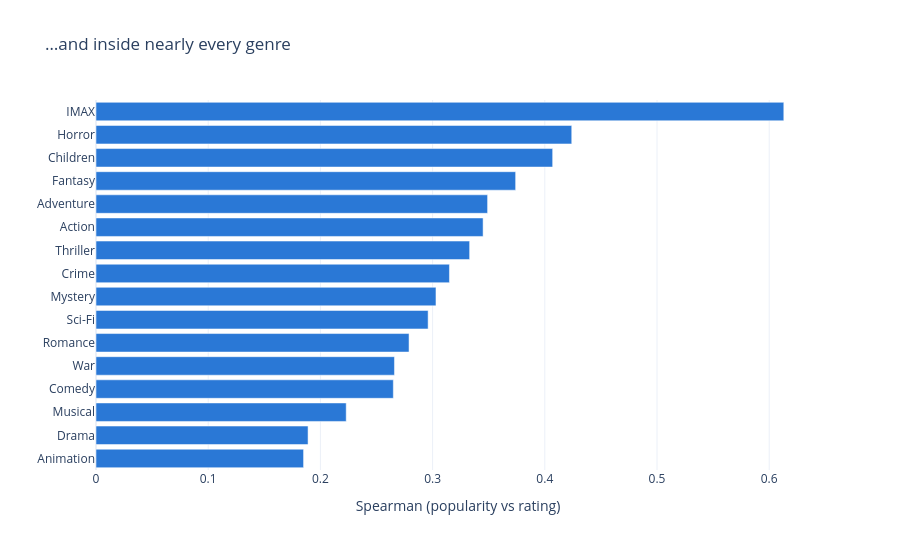

The notebook cell saved with this chart:
### Code cell
by_genre = con.sql("""
SELECT g.genre, s.n_ratings, s.avg_rating
FROM movie_stats s,
     UNNEST(STRING_SPLIT(s.genres, '|')) AS g(genre)
WHERE s.n_ratings >= 10 AND g.genre <> '(no genres listed)'
""").pl()

genre_corr = (
    by_genre.group_by("genre")
    .agg(
        movies=pl.len(),
        spearman=pl.corr("n_ratings", "avg_rating", method="spearman").round(3),
    )
    .filter(pl.col("movies") >= MIN_RATINGS)  # skip genres with too few movies
    .sort("spearman")
)
display(genre_corr)

fig = px.bar(
    genre_corr,
    x="spearman",
    y="genre",
    orientation="h",
    height=550,
    labels={"spearman": "Spearman (popularity vs rating)", "genre": ""},
    title="…and inside nearly every genre",
)
fig.update_traces(marker_color=PRIMARY)
fig.show()

### Figure 1 — Plotly figure (JSON) as saved in the notebook; plotly's stock layout.template omitted (floating-point values rounded to 4 significant figures)
{"data": [{"hovertemplate": "Spearman (popularity vs rating)=%{x}<br>=%{y}<extra></extra>", "legendgroup": "", "marker": {"color": "#2a78d6", "pattern": {"shape": ""}}, "name": "", "orientation": "h", "showlegend": false, "textposition": "auto", "type": "bar", "x": [0.185, 0.189, 0.223, 0.265, 0.266, 0.279, 0.296, 0.303, 0.315, 0.333, 0.345, 0.349, 0.374, 0.407, 0.424, 0.613], "xaxis": "x", "y": ["Animation", "Drama", "Musical", "Comedy", "War", "Romance", "Sci-Fi", "Mystery", "Crime", "Thriller", "Action", "Adventure", "Fantasy", "Children", "Horror", "IMAX"], "yaxis": "y"}], "layout": {"barmode": "relative", "height": 550, "legend": {"tracegroupgap": 0}, "title": {"text": "…and inside nearly every genre"}, "xaxis": {"anchor": "y", "domain": [0.0, 1.0], "title": {"text": "Spearman (popularity vs rating)"}}, "yaxis": {"anchor": "x", "domain": [0.0, 1.0], "title": {"text": ""}}}}
